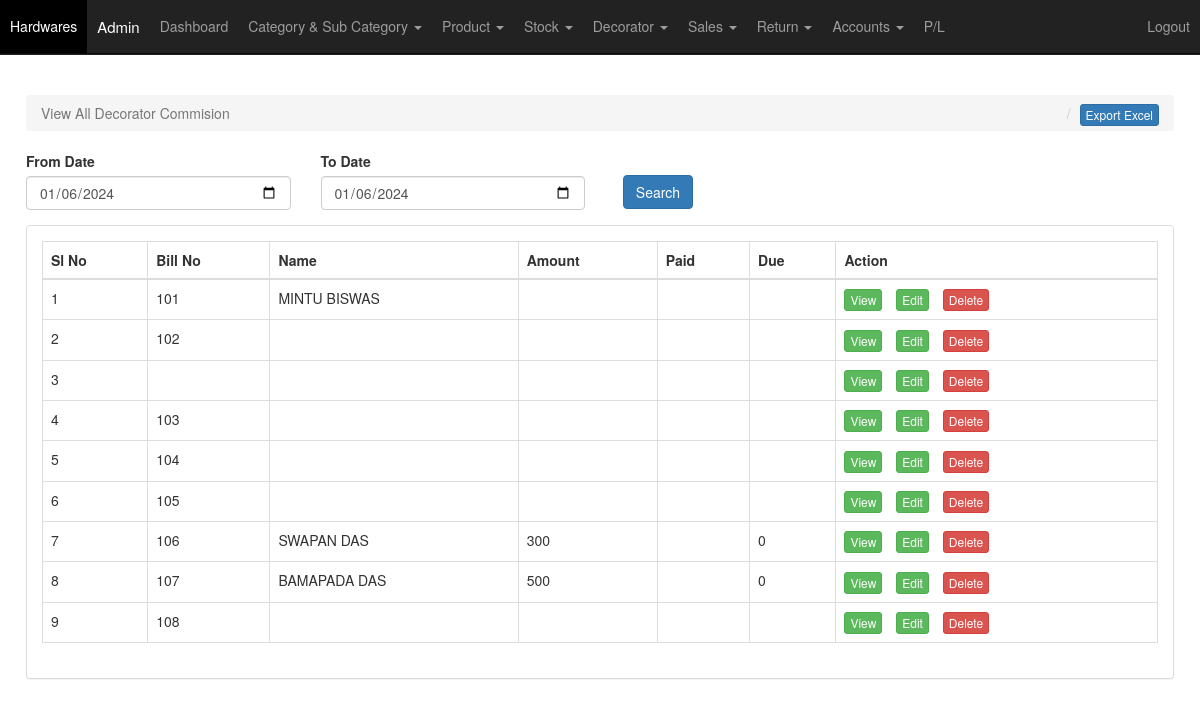
/view_commision.php (signed in), run on an earlier commit of the app's database.
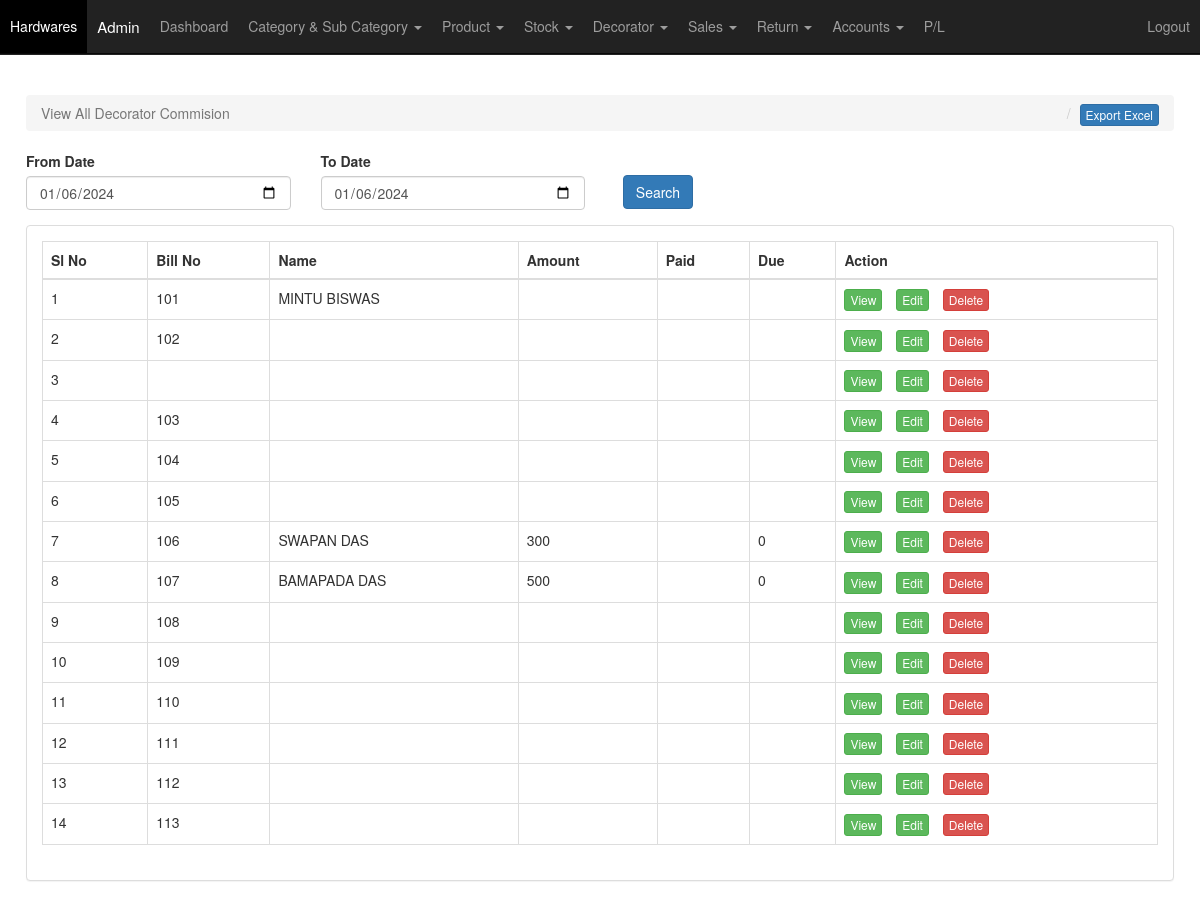
And on a later commit of the database.
### tables this page shows
CREATE TABLE `decorator_commision` (
  `decorator_commision_id` int NOT NULL,
  `sales_id` int NOT NULL,
  `decorator_id` int NOT NULL,
  `decorator_amount` varchar(55) NOT NULL,
  `decorator_paid` varchar(55) NOT NULL,
  `decorator_due` varchar(55) NOT NULL,
  `description` longtext NOT NULL,
  `insert_date` datetime NOT NULL DEFAULT CURRENT_TIMESTAMP
);

CREATE TABLE `sales` (
  `sales_id` int NOT NULL,
  `bill_number` varchar(55) NOT NULL,
  `name` varchar(255) NOT NULL,
  `address` varchar(255) NOT NULL,
  `phone` varchar(55) NOT NULL,
  `email` varchar(55) NOT NULL,
  `pay_mode` varchar(55) NOT NULL,
  `total_purchase_amount` varchar(155) NOT NULL,
  `total_amount` varchar(55) NOT NULL,
  `paid` varchar(55) NOT NULL,
  `due` varchar(55) NOT NULL,
  `description` longtext NOT NULL,
  `decorator_id` varchar(55) NOT NULL,
  `next_payment_date` varchar(55) NOT NULL,
  `refer_type` varchar(15) NOT NULL DEFAULT 'S',
  `insert_date` datetime NOT NULL DEFAULT CURRENT_TIMESTAMP
);

CREATE TABLE `decorator` (
  `decorator_id` int NOT NULL,
  `name` varchar(155) NOT NULL,
  `phone` varchar(55) NOT NULL,
  `address` varchar(255) NOT NULL,
  `insert_date` datetime NOT NULL DEFAULT CURRENT_TIMESTAMP
);

### view_commision.php (the view, shortened to what the changed rows need)
<?php include "include/header.php"; ?>
    <div id="wrapper">
        <?php include "top-menu.php"; ?>
        <div id="page-wrapper">
            <div class="container-fluid">
                <div class="row">
                    <?php if($_REQUEST['flag'] == "edit") {
                          $show = mysqli_fetch_array(mysqli_query($conn, "SELECT * from `decorator_commision` where `decorator_commision_id` = '$_REQUEST[edit_id]'")); ?>
                        <div class="col-lg-12 col-md-12">
                            <form role="form" action="<?php echo $_SERVER['PHP_SELF']; ?>" method="POST">
                                <input name="decorator_commision_id" value="<?php echo $show['decorator_commision_id']; ?>" type="hidden">
                                <div class="col-lg-12">
                                    <table class="table table-bordered">
                                        <thead>
                                          <tr class="success">
                                            <th>Decorator Name</th>
                                            <th>Total Commision</th>
                                            <th>Previous Payment</th>
                                            <th>Due Amount</th>
                                          </tr>
                                        </thead>
                                        <tbody>
                                          <tr>
                                            <td>Rs. <?php $show_dec = mysqli_fetch_array(mysqli_query($conn, "SELECT * FROM decorator WHERE decorator_id='".$show['decorator_id']."'")); echo $show_dec['name']; ?> ( <?php echo $show_dec['phone']; ?> )</td>
                                            <td>Rs. <?php echo $show['decorator_amount']; ?></td>
                                            <td>Rs. <?php echo $show['decorator_paid']; ?><input name="prepaid" type="hidden" value="<?php echo $show['decorator_paid']; ?>"></td>
                                            <td>Rs. <?php echo $show['decorator_due']; ?><input id="pddue" name="pddue" type="hidden" value="<?php echo $show['decorator_due']; ?>"></td>
                                          </tr>
                                        </tbody>
                                    </table>
                                </div>
                                <div class="col-md-2">
                                    <div class="form-group">
                                      <label>Total Amount</label>
                                      <input class="form-control" id="damount" name="tamount" type="text" value="<?php echo $show['decorator_amount']; ?>" placeholder="Enter Total Amount">
                                    </div>
                                </div>
                                <div class="col-md-2">
                                    <div class="form-group">
                                      <label>Paid</label>
                                      <input class="form-control" id="ppaid" name="paid" type="text" onkeyup="calc1()" placeholder="Enter Paid">
                                    </div>
                                </div>
                                <div class="col-md-2">
                                    <div class="form-group">
                                      <label>Due</label>
                                      <input class="form-control" id="ddue" name="due" type="text" placeholder="Enter Due">
                                    </div>
                                </div>
                                <div class="col-md-6">
                                    <div class="form-group">
                                      <label>Description</label>
                                      <textarea class="form-control" name="description" rows="4" cols="50" placeholder="Enter Description" style="height:80px;"><?php echo $show['description']; ?></textarea>
                                    </div>
                                </div>
                                <div class="col-md-3">
                                    <div class="form-group">
                                        <input name="update" class="btn btn-primary" type="submit" value="Update" />
                                        <a href="view_commision.php" class="btn btn-primary">Cancel</a>
                                    </div>
                                </div>
                            </form>
                    </div>
                    <?php } else { ?>
                    <div class="col-lg-12 col-md-12">
                      <div class="panel panel-default">
                          <div class="panel-body">
                            <table class="table table-bordered" id="example">
                              <thead>
                                <tr>
                                  <th>Sl No</th>
                                  <th>Bill No</th>
                                  <th>Name</th>
                                  <th>Amount</th>
                                  <th>Paid</th>
                                  <th>Due</th>
                                  <th>Action</th>
                                </tr>
                              </thead>
                              <tbody>
                            <?php $i = 1;
                              if (isset($_POST['search'])) {
                                $from = $_POST["from"];
                                $to = $_POST["to"];
                                $sql_stock = mysqli_query($conn, "SELECT * FROM decorator_commision WHERE date(insert_date) BETWEEN '$from' AND '$to'");
                              } else {
                                $sql_stock=mysqli_query($conn, "SELECT * FROM decorator_commision ORDER BY decorator_commision_id ASC");
                              }
                              while($show_stock = mysqli_fetch_array($sql_stock)) { ?>
                                <tr>
                                  <td><?php echo $i; ?></td>
                                  <td><?php $show_dec1 = mysqli_fetch_array(mysqli_query($conn, "SELECT * from `sales` where `sales_id` = '".$show_stock['sales_id']."'")); echo $show_dec1['bill_number']; ?></td>
                                  <td><?php $show_dec = mysqli_fetch_array(mysqli_query($conn, "SELECT * from `decorator` where `decorator_id` = '".$show_stock['decorator_id']."'")); echo $show_dec['name']; ?></td>
                                  <td><?php echo $show_stock['decorator_amount']; ?></td>
                                  <td><?php echo $show_stock['decorator_paid']; ?></td>
                                  <td><?php echo $show_stock['decorator_due']; ?></td>
                                  <td><?php if($_SESSION['cus']['role']=="User") { ?>
                                      <a class="btn btn-success btn-xs" href="view_commision.php?flag=view&view_id=<?php echo $show_stock['sales_id']; ?>" style="margin-right:10px;">View</a>
                                      <?php } else { ?>
                                      <a class="btn btn-success btn-xs" href="view_commision.php?flag=view&view_id=<?php echo $show_stock['sales_id']; ?>" style="margin-right:10px;">View</a>
                                      <a class="btn btn-success btn-xs" href="view_commision.php?flag=edit&edit_id=<?php echo $show_stock['decorator_commision_id']; ?>" style="margin-right:10px;">Edit</a>
                                      <a class="btn btn-danger btn-xs" href="view_commision.php?flag=delete&del_id=<?php echo $show_stock['decorator_commision_id']; ?>" onclick="return confirm('Are you sure to delete the record?')">Delete</a>
                                      <?php } ?>
                                  </td>
                                </tr>
                                <?php $i++; } ?>
                              </tbody>
                            </table>
                          </div>
                      </div>
                    </div>
                    <?php } ?>
                </div>
            </div>
        </div>
    </div>
<?php include "include/footer.php"; ?>

What changed in the data, as far as the page shows it:
added decorator_commision: sales.bill_number "109"
added decorator_commision: sales.bill_number "110"
added decorator_commision: sales.bill_number "111"
added decorator_commision: sales.bill_number "112"
added decorator_commision: sales.bill_number "113"
